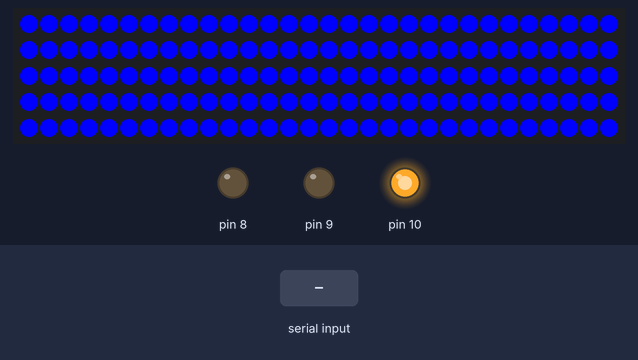
A sketch run on a simulated Arduino Uno, built with avr-gcc and run on an emulated ATmega328P. On the bench: 150 RGB LEDs in strip order, left to right, continuing on the next row, output pins drawn as LEDs (lit = HIGH). The test bench sets the inputs (shaded band). What the sketch prints to the serial monitor is not drawn.

Above: at 0.8 s.
0.9 s: "Hello\n" received over Serial
At 1.5 s:
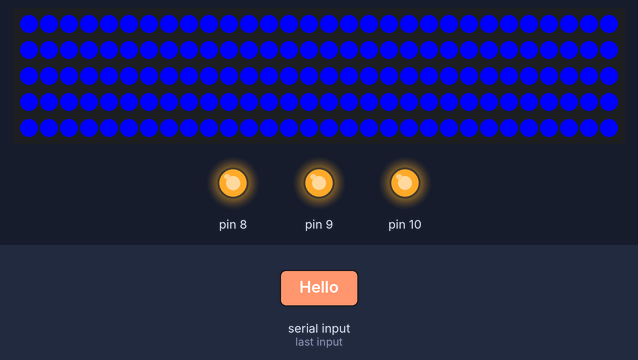
2.5 s: "Hello\n" received over the second serial link
At 3.5 s:
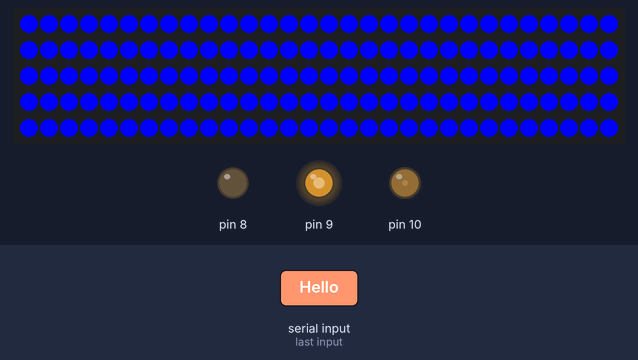
4.0 s: "disc\n" received over the second serial link
At 4.9 s:
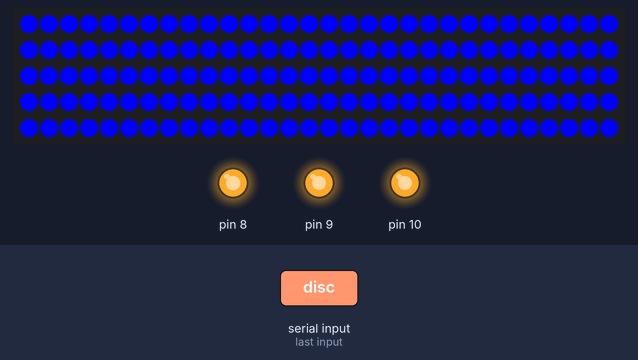
Timing chart, 0 to 7.0 s (numbered marks = the images above; inputs shaded):
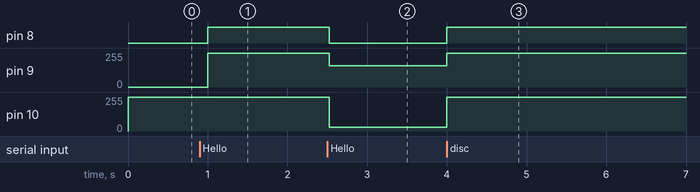

The sketch:

SkillCourtPadBTest.ino
```cpp
#include <SoftwareSerial.h>
#include <Adafruit_NeoPixel.h>

// pins for the LEDs:
//const int redPin = 8;
//const int greenPin = 9;
//const int bluePin = 10;
//#define PIN 6

//bluetooth
//int bluetoothTx = 2;
//int bluetoothRx = 3;

SoftwareSerial bluetooth(2, 3);

boolean conn = false;
boolean routine = false;

Adafruit_NeoPixel * strip = new Adafruit_NeoPixel(150); //NEO_GRB + NEO_KHZ800
//Adafruit_NeoPixel strip = Adafruit_NeoPixel(150);

void setup()
{
   // make the pins outputs:
  pinMode(8, OUTPUT);
  pinMode(9, OUTPUT);
  pinMode(10, OUTPUT);

  //Initialize NeoPixel Strip
  strip->begin();
  //strip.begin();
  //strip.setBrightness(254);

  // set initial values  0,0,0
  setLed(0,0,254);
  setLed2(0,0,255);

  /*for(int x = 0; x < 3; x++)
  {
    setLed2(0,0,0);
  for(int i = 0; i < 30; i += 3)
  {
    strip.setPixelColor(i, 255, 0, 0);
    strip.show();
    delay(60);
  }

  for(int i = 1; i < 30; i += 3)
  {
    strip.setPixelColor(i, 255, 255, 255);
    strip.show();
    delay(60);
  }

  for(int i = 2; i < 30; i += 3)
  {
    strip.setPixelColor(i, 0, 0, 255);
    strip.show();
    delay(60);
  }
  }

  //strip.show();*/

  //9600
  Serial.begin(9600);
  //sendVoltage();
  establishContact();


  bluetooth.begin(115200); //115200
  bluetooth.print(F("$$$"));
  delay(100);
  bluetooth.println(F("U,9600,N")); //9600
  bluetooth.begin(9600); //9600


}

void loop()
{
  String recv;

  if( !conn)
  {
    //254,254,254
    setLed(254, 254, 254);
    //setLed2(254, 254, 254);
    if(bluetooth.available())
    {
      recv =  bluetooth.readStringUntil('\n');
      if(recv == "Hello")
      {

        delay(10);
        bluetooth.print(F("Hello from pad\n"));
        conn = true;
      }
    }
  }
  else
  {
    if(!routine)//it is already connected to the Android device but routine hasn't been received
    {
      //100,159,30
      setLed(100, 159, 30);
      //setLed2(100, 159, 30); //NeoPixel
      if(bluetooth.available())
      {

        recv =  bluetooth.readStringUntil('\n');

        if(recv.length() == 13)//else we can check by sendin a message back
        {
          Serial.print(recv);
          routine = true;
        }
        else if(recv == "disc")
        {
          setLed(0, 0, 0);
          conn = false;
        }
      }
    }
    else//routine playing wating to know which light to turn on or if the end to send back stats and reset variables
    {

      if(Serial.available())
      {

          recv = Serial.readStringUntil('\n');


          if(recv == "r")
          {
            setLed(254, 0, 0);
            setLed2(254, 0, 0); //NeoPixel

            delay(1000);
            sendVoltage();
          }
          else if(recv == "g")
          {
            setLed(0, 254, 0);
            setLed2(0, 254, 0); //NeoPixel

            delay(1000);
            sendVoltage();
          }
          else if(recv == "b")
          {
            setLed(0, 0, 254);
            setLed2(0, 0, 254);
          }
          else if(recv == "o") //recv == "o"
          {
            setLed(0, 0, 0);
            setLed2(0, 0, 0);

          }
          else if(recv[0] == 'p')//routine is over
          {
            setLed(100, 100, 100); //was commented
            setLed2(100, 100, 100);

            //delete[] strip;
            //strip.updateLength(80);
            //strip->updateLength(80);

            delay(500);

            bluetooth.print(recv);//the problem is here for some reason the message is not being received

            //Serial.print(recv);
            delay(500);

            //strip = new Adafruit_NeoPixel(150);
            //setLed2(100, 100, 100);
            //strip.updateLength(150);
            //strip->updateLength(150);
            routine = false;
          }
      }
    }
  }
}

void establishContact() {

  while (Serial.available() <= 0) {
    /*for (int i = 0;i < 1000; i++){
    Serial.print('B');
    }*/
    Serial.print('B');   // send a capital A
  }

}

void sendVoltage() {

  while (Serial.available() <= 0) {
    // Read the input on analog pin 0:
    int sensorValue = analogRead(A0);

    // Convert the analog reading (which goes from 0 - 1023) to a voltage (0 - 5V):
    int voltage = sensorValue * (5.0 / 1023.0); //was float

    // Print out the value you read:
    //Serial.print(voltage);
    //delay(100);

    if(voltage >= 1)
    {
      Serial.print(voltage);
      break;
    }
  }
}

void setLed(int redVal, int greenVal, int blueVal)
{
     analogWrite(8, redVal); //analogWrite
     analogWrite(9, greenVal);
     analogWrite(10, blueVal);
}

void setLed2(int redVal, int greenVal, int blueVal)
{
  int i = 0;

     for(i = 0; i < 150; i++)
     {
      strip->setPixelColor(i, redVal, greenVal, blueVal);
      //strip.setPixelColor(i, redVal, greenVal, blueVal);

      //strip.show();
      //delay(100);
     }

     strip->show();
     //strip.show();
}
```

Measured:
- after the input at 0.9 s, pin 8: LOW → HIGH after 0.10 s; pin 9: 0/255 → 254/255 after 0.10 s
- after the input at 2.5 s, pin 8: HIGH → LOW at once; pin 9: 254/255 → 159/255 at once; pin 10: 254/255 → 30/255 at once
- after the input at 4.0 s, pin 8: LOW → HIGH at once; pin 9: 159/255 → 254/255 at once; pin 10: 30/255 → 254/255 at once
